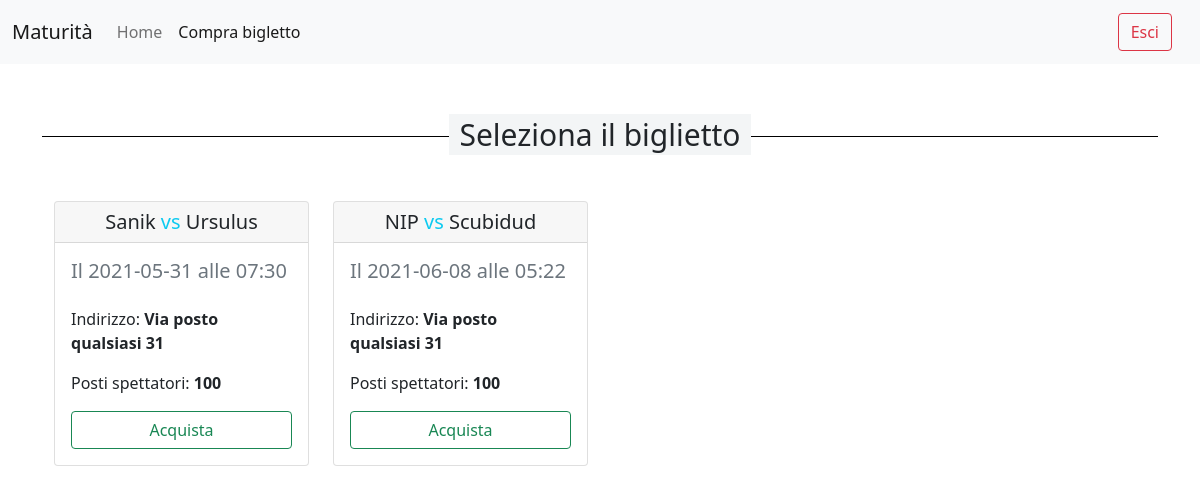
Screenshot of /comprabiglietti.php (signed in) with the database file from the repository.
### tables this page shows
CREATE TABLE `partita` (
  `id` int(16) NOT NULL,
  `data` datetime NOT NULL,
  `Team1` varchar(64) NOT NULL,
  `Team2` varchar(64) NOT NULL,
  `sede` int(16) NOT NULL
);

CREATE TABLE `sede` (
  `id` int(16) NOT NULL,
  `numero_spettatori` int(16) NOT NULL,
  `numero_giocatori` int(16) NOT NULL,
  `indirizzo` varchar(64) NOT NULL
);

### comprabiglietti.php (the view, shortened to what this page needs)
<?php
include "./config.php";
?>
<!doctype html>
<html lang="it">
<head>
    <link href="https://cdn.jsdelivr.net/npm/bootstrap@5.0.1/dist/css/bootstrap.min.css" rel="stylesheet">
    <link rel="stylesheet" href="https://cdnjs.cloudflare.com/ajax/libs/font-awesome/5.15.3/css/all.min.css" />
</head>
<body>
    <nav class="navbar navbar-expand-lg navbar-light bg-light">
        <div class="container-fluid">
            <a class="navbar-brand" href="#">Maturità</a>
            <div class="collapse navbar-collapse" id="navbarNav">
                <ul class="navbar-nav">
                    <li class="nav-item">
                        <a class="nav-link" href="dashboard.php">Home</a>
                    </li>
                    <li class="nav-item">
                        <a class="nav-link active" aria-current="page" href="comprabiglietti.php">Compra bigletto</a>
                    </li>
                </ul>
            </div>
            <div class="d-flex">
                <p class="navbar-brand my-auto"><a href="esci.php" class="btn  btn-outline-danger">Esci</a></p>
            </div>
        </div>
    </nav>
    <div class="container mt-5">
        <div style="width: 100%; height: 25px; border-bottom: 1px solid black; text-align: center">
            <span style="font-size: 30px; background-color: #F3F5F6; padding: 0 10px;">
                Seleziona il biglietto
            </span>
        </div>
        <div class="container mt-5">
            <div class="row row-cols-4 ">
                <?php
                $sql = "SELECT *, DATE(data) as giorno, DATE_FORMAT(TIME(data), '%H:%i') as orario, partita.id as id_partita, sede.id as id_sede FROM partita JOIN sede ON partita.sede=sede.id WHERE data > CURRENT_TIMESTAMP";
                $partite = $mysqli->query($sql);
                if ($partite->num_rows > 0) {
                    while ($partita = $partite->fetch_assoc()) {
                        echo '
                                <div class="col mt-3">
                                    <div class="card">
                                        <h5 class="card-header text-center">' . $partita['Team1'] . ' <span class="text-info">vs</span> ' . $partita['Team2'] . ' </h5>
                                        <div class="card-body">
                                            <h5 class="card-title text-muted mb-4">Il ' . $partita['giorno'] . ' alle ' . $partita['orario'] . '</h5>
                                            <p class="card-text">Indirizzo: <b>' . $partita['indirizzo'] . '</b></p>
                                            <p class="card-text">Posti spettatori: <b>' . $partita['numero_spettatori'] . '</b></p>
                                            <div class="text-center d-grid gap-2">
                                            <a data-bs-toggle="modal" data-bs-target="#acquistoBiglietto" data-table=\'' . json_encode($partita) . '\' class="btn btn-outline-success">Acquista</a>
                                            </div>
                                        </div>
                                    </div>
                                </div>
                        ';
                    }
                }
                ?>
            </div>
        </div>
    </div>
</body>

### rows the page displays
partita: Team1 "Sanik", Team2 "Ursulus", giorno "2021-05-31", orario "07:30", sede.indirizzo "Via posto qualsiasi 31", sede.numero_spettatori "100"
partita: Team1 "NIP", Team2 "Scubidud", giorno "2021-06-08", orario "05:22", sede.indirizzo "Via posto qualsiasi 31", sede.numero_spettatori "100"
